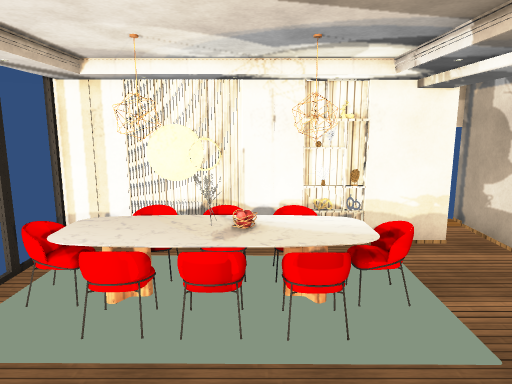
view 1 (above)

15 first-person views from a walk through a 3-D level made in the Unity game engine. The camera is 1.5 m above the floor, tilts 10° down and sees 70° across. The floor is counted in squares, 0.5 m on a side. Each view is taken from the middle of a square. On the plan, view 1 faces up. The plan holds only what a view shows up to about 20 squares ahead; the rest is blank. The place goes on beyond the plan. Some surface patterns are stand-ins.

view 2
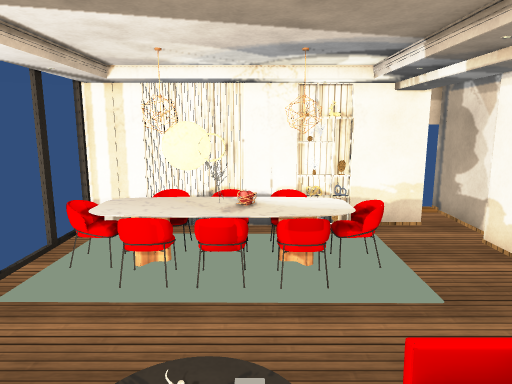

view 3
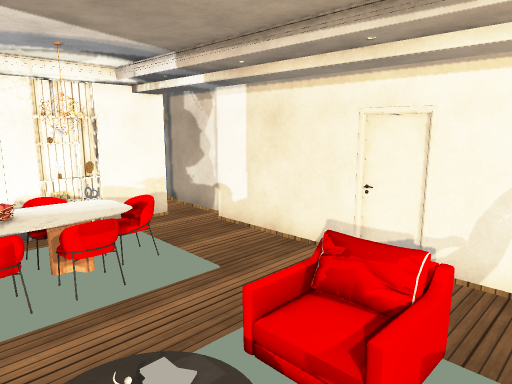

view 4
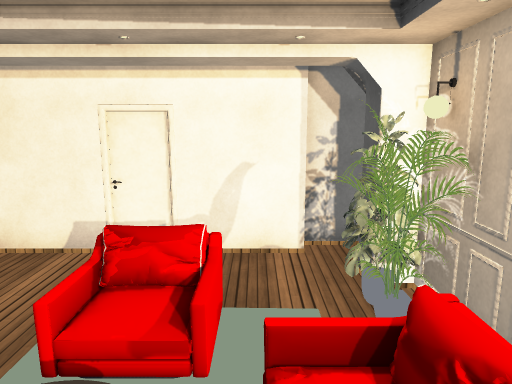

view 5
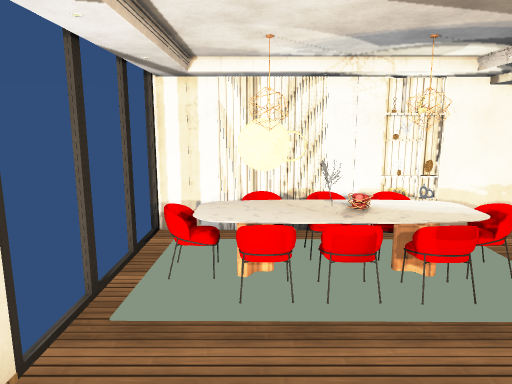

view 6
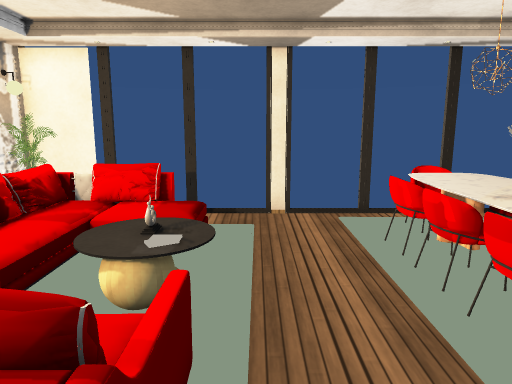

view 7
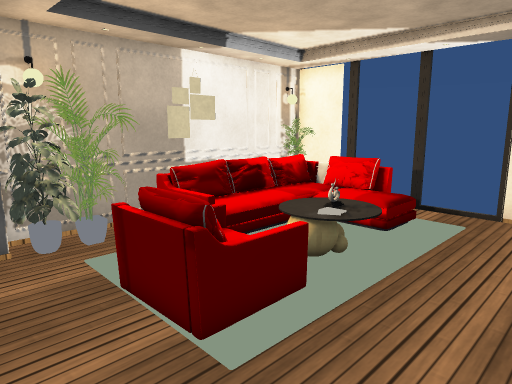

view 8
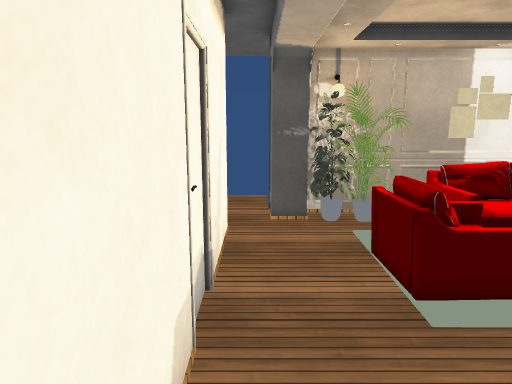

view 9
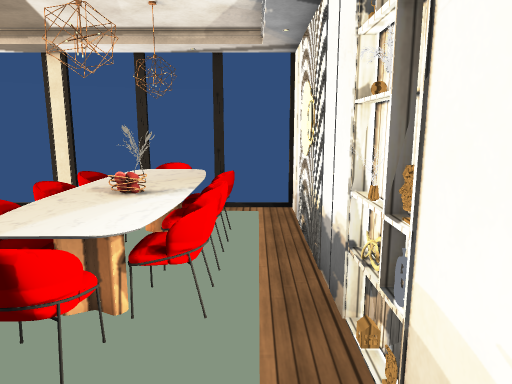

view 10
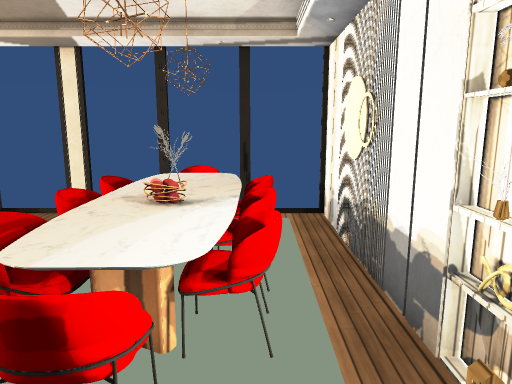

view 11
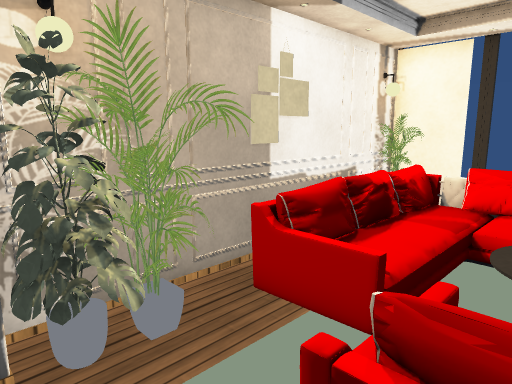

view 12
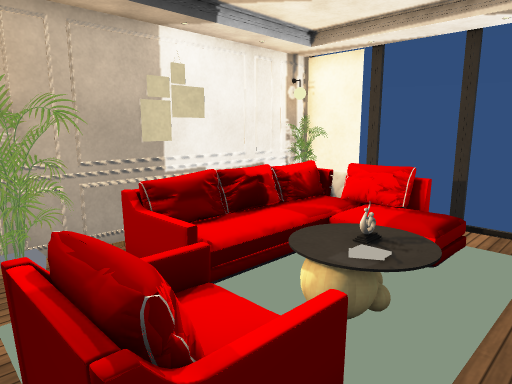

view 13
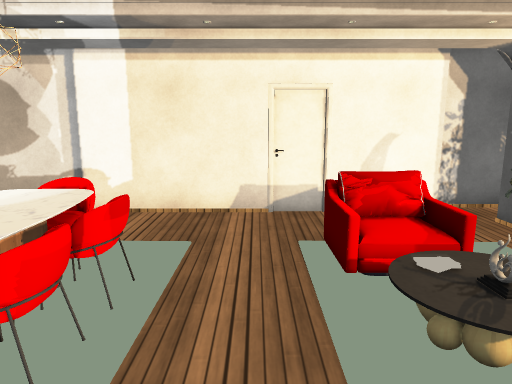

view 14
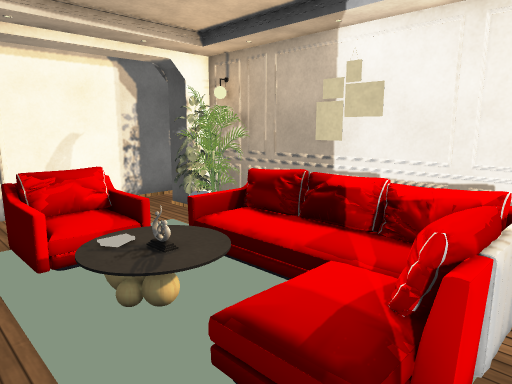

view 15
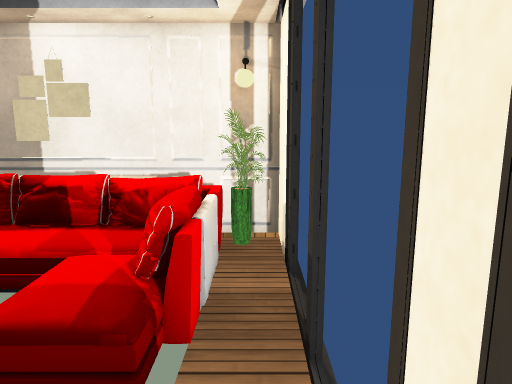

### Floor plan
Key: @ floor where view 1 was taken; # wall or solid block; x gap in a wall; . main floor; : floor 0.5 m higher than the main floor; / step, stairs or slope; S shelf; T table; F sofa; P palm tree; O other object.
Columns run from 7 left of view 1 to 8 right of it. Each row starts with its distance up from view 1.
 13         #OSS####
 12 #########OSS  .#
 11  ..............#
 10     TTTTTT.....#
  9   TTTTTOTTT....#
  8   TTTTTOTTTT...#
  7 x..TTTTTTT.....#
  6  ...T.T.T......#
  5  ..............#
  4 x..............#
  3  ..............S
  2  ..  .//.FF#...S
  1 x..  /#:.  #...#
  0  .#  ./@ FF#...#
 -1  .F /      ....#
 -2 x.F  : :  .....#
 -3 # F#      P##...
 -4 #####   ..PP###
 -5        #######

Where each view was taken, in squares from view 1:
view 1: 0 up, 0 right, facing up
view 2: 2 down, 0 right, facing up
view 3: 2 down, 2 left, facing up-right
view 4: 1 down, 3 left, facing right
view 5: 1 down, 3 left, facing up
view 6: 3 up, 6 right, facing left
view 7: 6 up, 7 right, facing down-left
view 8: 8 up, 7 right, facing down
view 9: 11 up, 7 right, facing left
view 10: 10 up, 6 right, facing left
view 11: 1 up, 6 right, facing down-left
view 12: 4 up, 5 right, facing down-left
view 13: 4 up, 5 left, facing right
view 14: 4 up, 6 left, facing down-right
view 15: 5 up, 6 left, facing down
